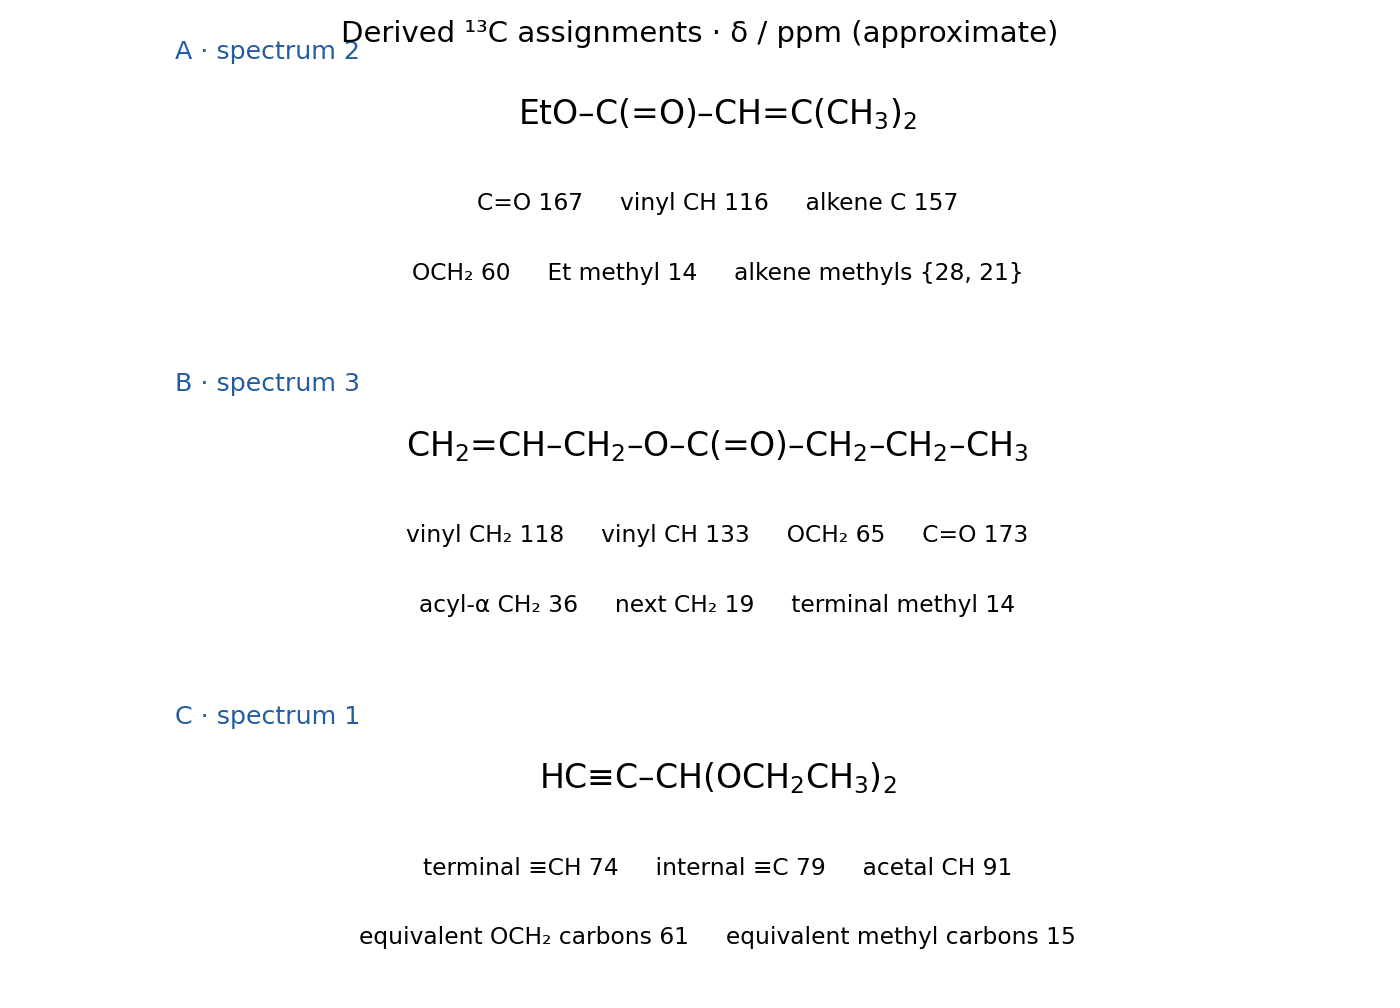

Python code for this plot:
"""Original solution diagram. Python 3.14 / matplotlib 3.10 / numpy 2.3.
Run from the mirrored media directory; output is written to cwd.
"""
from pathlib import Path
import sys
sys.path.insert(0,str(Path(__file__).resolve().parents[2]))
import numpy as np
import matplotlib
matplotlib.use('Agg')
import matplotlib.pyplot as plt
from tools.chemistry_diagram import bond,atom,ring,curly,flow,finish,save,BLUE,ORANGE

fig,axs=plt.subplots(3,1,figsize=(10,7.2));fig.subplots_adjust(hspace=.43,top=.93,bottom=.04)
rows=[('A · spectrum 2',r'EtO–C(=O)–CH=C(CH$_3$)$_2$',
      'C=O 167     vinyl CH 116     alkene C 157',
      'OCH₂ 60     Et methyl 14     alkene methyls {28, 21}'),
      ('B · spectrum 3',r'CH$_2$=CH–CH$_2$–O–C(=O)–CH$_2$–CH$_2$–CH$_3$',
      'vinyl CH₂ 118     vinyl CH 133     OCH₂ 65     C=O 173',
      'acyl-α CH₂ 36     next CH₂ 19     terminal methyl 14'),
      ('C · spectrum 1',r'HC≡C–CH(OCH$_2$CH$_3$)$_2$',
      'terminal ≡CH 74     internal ≡C 79     acetal CH 91',
      'equivalent OCH₂ carbons 61     equivalent methyl carbons 15')]
for ax,(title,s,a,b) in zip(axs,rows):
 ax.axis('off');ax.set_title(title,loc='left',fontsize=13,color=BLUE);ax.text(.5,.77,s,ha='center',fontsize=17);ax.text(.5,.40,a,ha='center',fontsize=12);ax.text(.5,.10,b,ha='center',fontsize=12)
fig.suptitle('Derived ¹³C assignments · δ / ppm (approximate)',fontsize=15)
save(fig,Path(__file__).with_suffix('.png').name)
